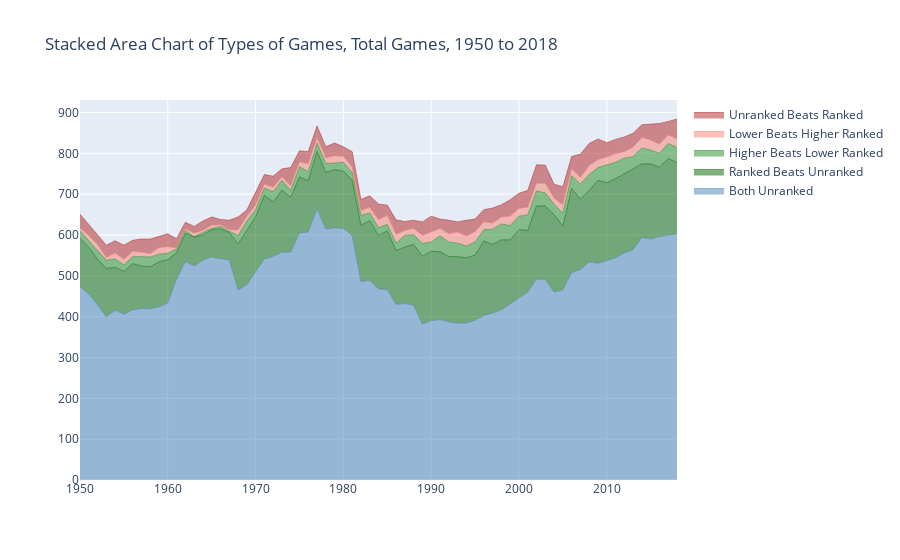

Notebook source saved alongside this figure:
### Markdown cell above
However, these plots are still lacking in that there is a lot of information that is not easily accessible.  An interactive plot will make it easier to see this data.

### Code cell
x=ratios_sum.index.to_list()
 
fig = go.Figure()
fig.add_trace(go.Scatter(
    x=x, y=ratios_sum['both_unranked'],
    name='Both Unranked',
    hoverinfo='x+y',
    mode='lines',
    line=dict(width=0.5, color=colors[0]),
    stackgroup='one' # define stack group
))
fig.add_trace(go.Scatter(
    x=x, y=ratios_sum['ranked_beats_unranked'],
    name='Ranked Beats Unranked',
    hoverinfo='x+y',
    mode='lines',
    line=dict(width=0.5, color=colors[1]),
    stackgroup='one' # define stack group
))
fig.add_trace(go.Scatter(
    x=x, y=ratios_sum['higher_beats_lower'],
    name='Higher Beats Lower Ranked',
    hoverinfo='x+y',
    mode='lines',
    line=dict(width=0.5, color=colors[2]),
    stackgroup='one' # define stack group
))
fig.add_trace(go.Scatter(
    x=x, y=ratios_sum['lower_beats_higher'],
    name='Lower Beats Higher Ranked',
    hoverinfo='x+y',
    mode='lines',
    line=dict(width=0.5, color=colors[3]),
    stackgroup='one' # define stack group
))
fig.add_trace(go.Scatter(
    x=x, y=ratios_sum['unranked_beats_ranked'],
    name='Unranked Beats Ranked',
    hoverinfo='x+y',
    mode='lines',
    line=dict(width=0.5, color=colors[4]),
    stackgroup='one' # define stack group
))
 
fig.update_layout(title="Stacked Area Chart of Types of Games, Total Games, 1950 to 2018")
fig.show()

### Figure 1 — Plotly figure (JSON) as saved in the notebook; plotly's stock layout.template omitted (floating-point values rounded to 4 significant figures)
{"data": [{"hoverinfo": "x+y", "line": {"color": "steelblue", "width": 0.5}, "mode": "lines", "name": "Both Unranked", "stackgroup": "one", "type": "scatter", "x": [1950, 1951, 1952, 1953, 1954, 1955, 1956, 1957, 1958, 1959, 1960, 1961, 1962, 1963, 1964, 1965, 1966, 1967, 1968, 1969, 1970, 1971, 1972, 1973, 1974, 1975, 1976, 1977, 1978, 1979, 1980, 1981, 1982, 1983, 1984, 1985, 1986, 1987, 1988, 1989, 1990, 1991, 1992, 1993, 1994, 1995, 1996, 1997, 1998, 1999, 2000, 2001, 2002, 2003, 2004, 2005, 2006, 2007, 2008, 2009, 2010, 2011, 2012, 2013, 2014, 2015, 2016, 2017, 2018], "y": [474, 455, 429, 399, 416, 406, 417, 420, 419, 424, 434, 492, 535, 524, 538, 546, 542, 539, 465, 478, 510, 541, 547, 558, 558, 605, 607, 664, 614, 618, 616, 599, 486, 489, 468, 466, 430, 432, 428, 382, 390, 393, 387, 384, 384, 391, 403, 409, 417, 431, 447, 460, 492, 491, 460, 466, 508, 515, 534, 531, 537, 544, 556, 564, 594, 590, 596, 600, 603]}, {"hoverinfo": "x+y", "line": {"color": "darkgreen", "width": 0.5}, "mode": "lines", "name": "Ranked Beats Unranked", "stackgroup": "one", "type": "scatter", "x": [1950, 1951, 1952, 1953, 1954, 1955, 1956, 1957, 1958, 1959, 1960, 1961, 1962, 1963, 1964, 1965, 1966, 1967, 1968, 1969, 1970, 1971, 1972, 1973, 1974, 1975, 1976, 1977, 1978, 1979, 1980, 1981, 1982, 1983, 1984, 1985, 1986, 1987, 1988, 1989, 1990, 1991, 1992, 1993, 1994, 1995, 1996, 1997, 1998, 1999, 2000, 2001, 2002, 2003, 2004, 2005, 2006, 2007, 2008, 2009, 2010, 2011, 2012, 2013, 2014, 2015, 2016, 2017, 2018], "y": [118, 115, 112, 119, 105, 105, 113, 104, 103, 110, 106, 64, 69, 71, 62, 67, 73, 67, 113, 134, 134, 156, 134, 152, 134, 137, 126, 141, 139, 142, 140, 135, 138, 146, 131, 144, 132, 138, 149, 166, 170, 166, 160, 163, 160, 160, 182, 168, 171, 157, 166, 151, 179, 180, 190, 156, 206, 173, 175, 203, 191, 194, 194, 196, 180, 184, 170, 187, 174]}, {"hoverinfo": "x+y", "line": {"color": "forestgreen", "width": 0.5}, "mode": "lines", "name": "Higher Beats Lower Ranked", "stackgroup": "one", "type": "scatter", "x": [1950, 1951, 1952, 1953, 1954, 1955, 1956, 1957, 1958, 1959, 1960, 1961, 1962, 1963, 1964, 1965, 1966, 1967, 1968, 1969, 1970, 1971, 1972, 1973, 1974, 1975, 1976, 1977, 1978, 1979, 1980, 1981, 1982, 1983, 1984, 1985, 1986, 1987, 1988, 1989, 1990, 1991, 1992, 1993, 1994, 1995, 1996, 1997, 1998, 1999, 2000, 2001, 2002, 2003, 2004, 2005, 2006, 2007, 2008, 2009, 2010, 2011, 2012, 2013, 2014, 2015, 2016, 2017, 2018], "y": [18, 17, 21, 20, 20, 16, 17, 23, 24, 19, 15, 10, 7, 1, 7, 3, 6, 3, 20, 22, 18, 18, 25, 24, 17, 25, 22, 20, 22, 16, 22, 19, 24, 19, 19, 16, 18, 29, 24, 31, 23, 39, 36, 33, 29, 32, 28, 37, 39, 35, 33, 38, 37, 32, 25, 32, 31, 37, 39, 31, 44, 40, 38, 32, 39, 34, 34, 37, 37]}, {"hoverinfo": "x+y", "line": {"color": "salmon", "width": 0.5}, "mode": "lines", "name": "Lower Beats Higher Ranked", "stackgroup": "one", "type": "scatter", "x": [1950, 1951, 1952, 1953, 1954, 1955, 1956, 1957, 1958, 1959, 1960, 1961, 1962, 1963, 1964, 1965, 1966, 1967, 1968, 1969, 1970, 1971, 1972, 1973, 1974, 1975, 1976, 1977, 1978, 1979, 1980, 1981, 1982, 1983, 1984, 1985, 1986, 1987, 1988, 1989, 1990, 1991, 1992, 1993, 1994, 1995, 1996, 1997, 1998, 1999, 2000, 2001, 2002, 2003, 2004, 2005, 2006, 2007, 2008, 2009, 2010, 2011, 2012, 2013, 2014, 2015, 2016, 2017, 2018], "y": [7, 11, 14, 7, 15, 13, 13, 11, 8, 16, 16, 2, 4, 8, 4, 8, 4, 4, 14, 11, 11, 9, 11, 8, 11, 12, 19, 13, 14, 18, 14, 13, 12, 13, 19, 22, 21, 12, 15, 20, 24, 18, 20, 27, 24, 25, 19, 15, 17, 23, 19, 19, 18, 23, 15, 20, 17, 16, 22, 19, 19, 21, 16, 23, 26, 24, 22, 21, 21]}, {"hoverinfo": "x+y", "line": {"color": "firebrick", "width": 0.5}, "mode": "lines", "name": "Unranked Beats Ranked", "stackgroup": "one", "type": "scatter", "x": [1950, 1951, 1952, 1953, 1954, 1955, 1956, 1957, 1958, 1959, 1960, 1961, 1962, 1963, 1964, 1965, 1966, 1967, 1968, 1969, 1970, 1971, 1972, 1973, 1974, 1975, 1976, 1977, 1978, 1979, 1980, 1981, 1982, 1983, 1984, 1985, 1986, 1987, 1988, 1989, 1990, 1991, 1992, 1993, 1994, 1995, 1996, 1997, 1998, 1999, 2000, 2001, 2002, 2003, 2004, 2005, 2006, 2007, 2008, 2009, 2010, 2011, 2012, 2013, 2014, 2015, 2016, 2017, 2018], "y": [34, 27, 24, 30, 30, 35, 27, 32, 36, 28, 32, 23, 16, 17, 23, 20, 13, 23, 32, 16, 32, 24, 27, 20, 45, 27, 30, 29, 27, 31, 24, 38, 27, 29, 39, 25, 36, 22, 20, 33, 39, 23, 33, 25, 39, 31, 30, 37, 30, 40, 37, 41, 46, 45, 34, 44, 30, 57, 54, 51, 35, 35, 36, 34, 31, 39, 51, 33, 49]}], "layout": {"title": {"text": "Stacked Area Chart of Types of Games, Total Games, 1950 to 2018"}}}
